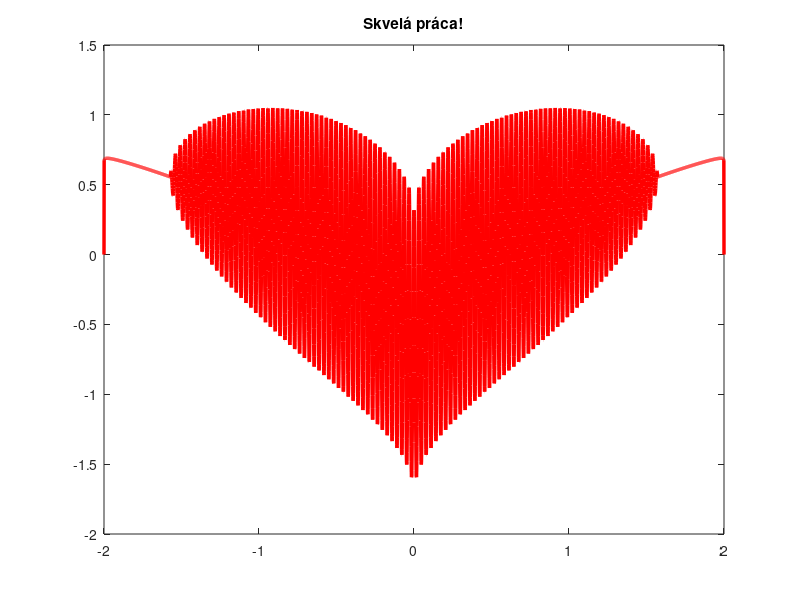

Here is the MATLAB script that generated this plot:
% Run this code :)
x = -2:0.001:2;
y = (sqrt(cos(x)).*cos(200*x)+sqrt(abs(x))-0.7).*(4-x.*x).^0.01;
plot(x,y,'r','LineWidth',2.5)
title('Skvelá práca!')
